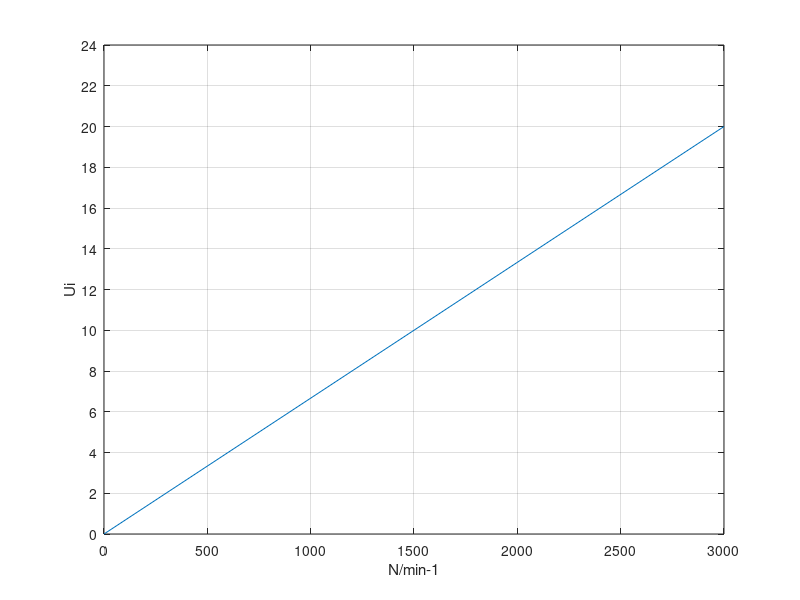

MATLAB code for this plot: (Note: this script raises an error after producing the figure.)
x = [0 3000]
y = [0 20]

plot (x,y)
grid('on')
xlabel('N/min-1')
xticks([0:500:3000])
ylabel('Ui')
yticks([0:2:24])
axis([0 3000 0 24])

matlab2tikz